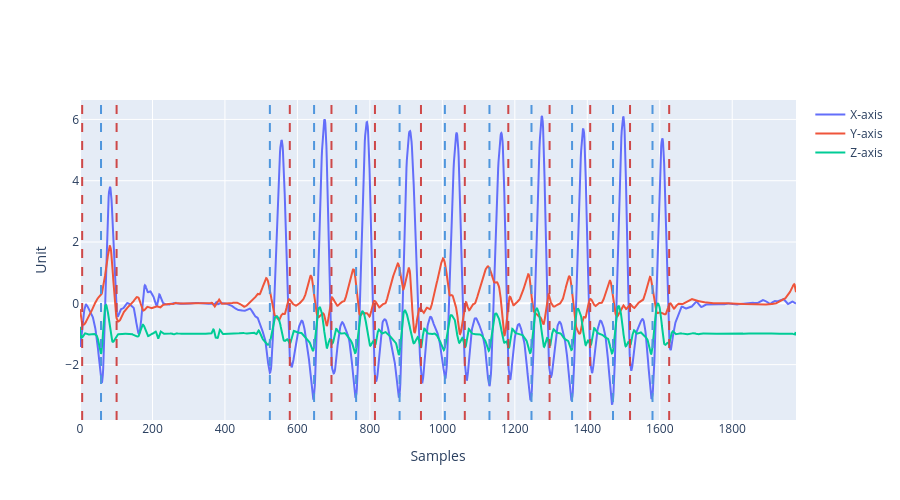

This figure's notebook cell:
### Markdown cell above
### Visualize the dataset

### Code cell
curr_data = np.load(all_files[0])
plotting.plot_xyz(curr_data[:, 1], curr_data[:, 2], curr_data[:, 3], curr_data[:, -1].astype(int))

### Figure 1 — Plotly figure (JSON) as saved in the notebook; plotly's stock layout.template omitted (floating-point values rounded to 4 significant figures; data arrays with more than 128 entries replaced by an {"elided": "..."} marker saying what was removed)
{"data": [{"mode": "lines", "name": "X-axis", "type": "scatter", "x": {"elided": "1977 int values"}, "y": {"elided": "1977 float values"}}, {"mode": "lines", "name": "Y-axis", "type": "scatter", "x": {"elided": "1977 int values"}, "y": {"elided": "1977 float values"}}, {"mode": "lines", "name": "Z-axis", "type": "scatter", "x": {"elided": "1977 int values"}, "y": {"elided": "1977 float values"}}], "layout": {"height": 500, "hovermode": "x unified", "shapes": [{"line": {"color": "#CE4848", "dash": "dash"}, "type": "line", "x0": 6, "x1": 6, "xref": "x", "y0": 0, "y1": 1, "yref": "y domain"}, {"line": {"color": "#4f96dd", "dash": "dash"}, "type": "line", "x0": 58, "x1": 58, "xref": "x", "y0": 0, "y1": 1, "yref": "y domain"}, {"line": {"color": "#CE4848", "dash": "dash"}, "type": "line", "x0": 101, "x1": 101, "xref": "x", "y0": 0, "y1": 1, "yref": "y domain"}, {"line": {"color": "#4f96dd", "dash": "dash"}, "type": "line", "x0": 524, "x1": 524, "xref": "x", "y0": 0, "y1": 1, "yref": "y domain"}, {"line": {"color": "#CE4848", "dash": "dash"}, "type": "line", "x0": 579, "x1": 579, "xref": "x", "y0": 0, "y1": 1, "yref": "y domain"}, {"line": {"color": "#4f96dd", "dash": "dash"}, "type": "line", "x0": 646, "x1": 646, "xref": "x", "y0": 0, "y1": 1, "yref": "y domain"}, {"line": {"color": "#CE4848", "dash": "dash"}, "type": "line", "x0": 694, "x1": 694, "xref": "x", "y0": 0, "y1": 1, "yref": "y domain"}, {"line": {"color": "#4f96dd", "dash": "dash"}, "type": "line", "x0": 762, "x1": 762, "xref": "x", "y0": 0, "y1": 1, "yref": "y domain"}, {"line": {"color": "#CE4848", "dash": "dash"}, "type": "line", "x0": 814, "x1": 814, "xref": "x", "y0": 0, "y1": 1, "yref": "y domain"}, {"line": {"color": "#4f96dd", "dash": "dash"}, "type": "line", "x0": 882, "x1": 882, "xref": "x", "y0": 0, "y1": 1, "yref": "y domain"}, {"line": {"color": "#CE4848", "dash": "dash"}, "type": "line", "x0": 941, "x1": 941, "xref": "x", "y0": 0, "y1": 1, "yref": "y domain"}, {"line": {"color": "#4f96dd", "dash": "dash"}, "type": "line", "x0": 1007, "x1": 1007, "xref": "x", "y0": 0, "y1": 1, "yref": "y domain"}, {"line": {"color": "#CE4848", "dash": "dash"}, "type": "line", "x0": 1062, "x1": 1062, "xref": "x", "y0": 0, "y1": 1, "yref": "y domain"}, {"line": {"color": "#4f96dd", "dash": "dash"}, "type": "line", "x0": 1130, "x1": 1130, "xref": "x", "y0": 0, "y1": 1, "yref": "y domain"}, {"line": {"color": "#CE4848", "dash": "dash"}, "type": "line", "x0": 1182, "x1": 1182, "xref": "x", "y0": 0, "y1": 1, "yref": "y domain"}, {"line": {"color": "#4f96dd", "dash": "dash"}, "type": "line", "x0": 1246, "x1": 1246, "xref": "x", "y0": 0, "y1": 1, "yref": "y domain"}, {"line": {"color": "#CE4848", "dash": "dash"}, "type": "line", "x0": 1296, "x1": 1296, "xref": "x", "y0": 0, "y1": 1, "yref": "y domain"}, {"line": {"color": "#4f96dd", "dash": "dash"}, "type": "line", "x0": 1358, "x1": 1358, "xref": "x", "y0": 0, "y1": 1, "yref": "y domain"}, {"line": {"color": "#CE4848", "dash": "dash"}, "type": "line", "x0": 1408, "x1": 1408, "xref": "x", "y0": 0, "y1": 1, "yref": "y domain"}, {"line": {"color": "#4f96dd", "dash": "dash"}, "type": "line", "x0": 1471, "x1": 1471, "xref": "x", "y0": 0, "y1": 1, "yref": "y domain"}, {"line": {"color": "#CE4848", "dash": "dash"}, "type": "line", "x0": 1518, "x1": 1518, "xref": "x", "y0": 0, "y1": 1, "yref": "y domain"}, {"line": {"color": "#4f96dd", "dash": "dash"}, "type": "line", "x0": 1580, "x1": 1580, "xref": "x", "y0": 0, "y1": 1, "yref": "y domain"}, {"line": {"color": "#CE4848", "dash": "dash"}, "type": "line", "x0": 1626, "x1": 1626, "xref": "x", "y0": 0, "y1": 1, "yref": "y domain"}], "title": {}, "xaxis": {"title": {"text": "Samples"}}, "yaxis": {"title": {"text": "Unit"}}}}
